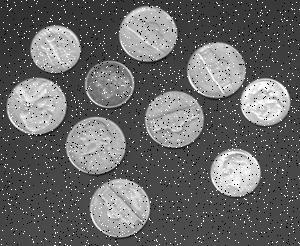
%> input picture Course 2 Practice Files/noisyCoins.jpg, 300 x 246 px
$ octave --eval "result = segmentImagecrack00146v1(imread('noisyCoins.jpg'));"   (GNU Octave 9; MATLAB toolbox functions it lacks are replaced by stand-ins)
%> lines starting %> are read from the running program, lines starting %| are printed output that depends on the picture; in (x1, y1, x2, y2) boxes, pixels count from 0 and x2, y2 are one past the last pixel; in counts of white or black regions, pixels touching at a corner belong together; the program's own positions count from 1
function [BW,maskedImage] = segmentImagecrack00146v1(X)
%segmentImage Segment image using auto-generated code from Image Segmenter app
%  [BW,MASKEDIMAGE] = segmentImage(X) segments image X using auto-generated
%  code from the Image Segmenter app. The final segmentation is returned in
%  BW, and a masked image is returned in MASKEDIMAGE.

% Auto-generated by imageSegmenter app on 09-Sep-2023
%----------------------------------------------------


% Threshold image with manual threshold
BW = im2gray(X) > 7.196000e+01;
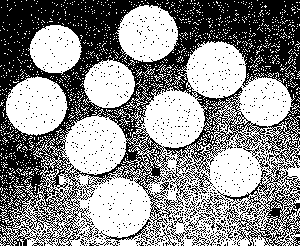
%> BW: size 246x300 logical; 55.6% white; 751 black regions (731 under 20 px), largest, box (x1, y1, x2, y2) and area: (0, 0, 300, 246) 30566, (99, 219, 152, 244) 187, (203, 201, 224, 217) 90

% Open mask with default
radius = 4;
decomposition = 0;
se = strel('disk', radius, decomposition);
BW = imopen(BW, se);
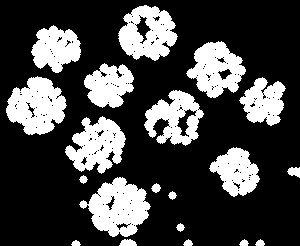
%> BW: size 246x300 logical; 26.7% white; 20 white regions, largest, box (x1, y1, x2, y2) and area: (79, 177, 151, 237) 2542, (6, 76, 67, 135) 2381, (118, 5, 178, 61) 2156

% Close mask with default
radius = 4;
decomposition = 0;
se = strel('disk', radius, decomposition);
BW = imclose(BW, se);
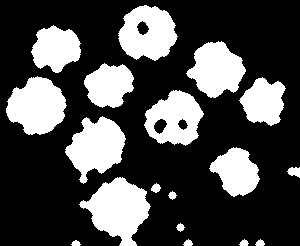
%> BW: size 246x300 logical; 28.9% white; 18 white regions, largest, box (x1, y1, x2, y2) and area: (79, 177, 151, 246) 2843, (6, 76, 67, 135) 2509, (65, 116, 126, 184) 2447

% Fill holes
BW = imfill(BW, 'holes');
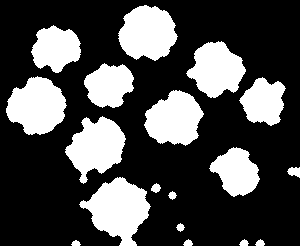
%> BW: size 246x300 logical; 29.3% white; 18 white regions, largest, box (x1, y1, x2, y2) and area: (79, 177, 151, 246) 2843, (6, 76, 67, 135) 2509, (65, 116, 126, 184) 2447

% Invert mask
BW = imcomplement(BW);

% Create masked image.
maskedImage = X;
%> maskedImage is the input picture: size 246x300 uint8; min 0, max 255, mean 104.2
maskedImage(~BW) = 0;
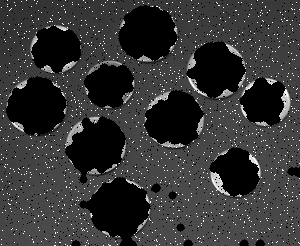
%> maskedImage: size 246x300 uint8; min 0, max 255, mean 52.7
end

$ run again, on Course 2 Practice Files/CoinsCounting.png
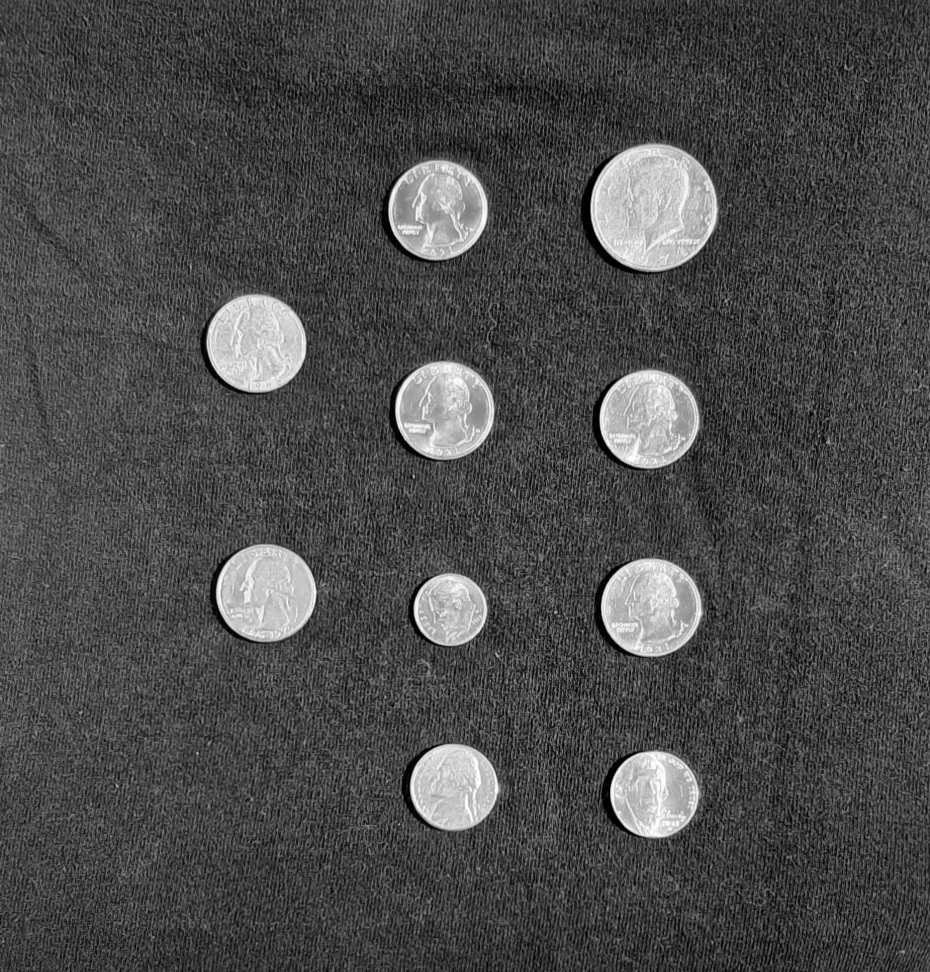
%> input picture Course 2 Practice Files/CoinsCounting.png, 930 x 972 px
%> in segmentImagecrack00146v1, `BW = im2gray(X) > 7.196000e+01;`:
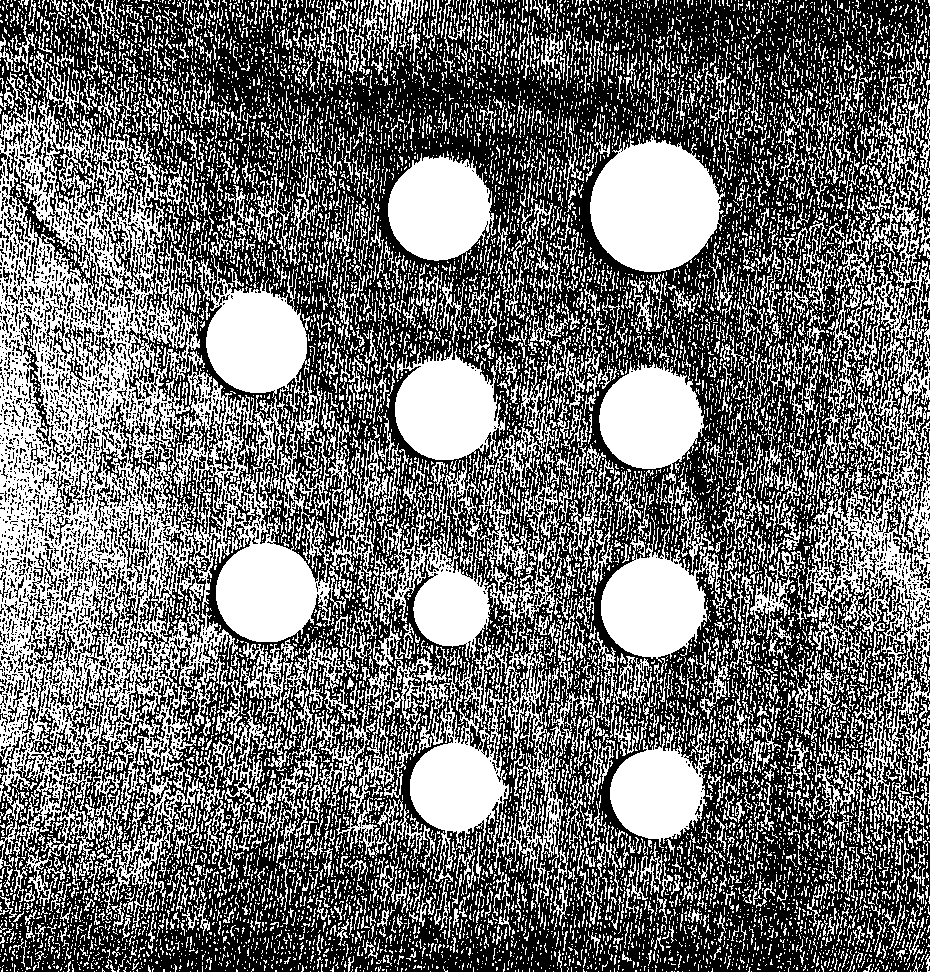
%> BW: size 972x930 logical; 43.1% white; 12944 white regions (11032 under 20 px), largest, box (x1, y1, x2, y2) and area: (0, 89, 346, 889) 92120, (807, 183, 930, 811) 19649, (590, 135, 725, 272) 13308
%> in segmentImagecrack00146v1, maskedImage is the input picture: size 972x930 uint8; min 0, max 255, mean 75.2
%> in segmentImagecrack00146v1, `maskedImage(~BW) = 0;`:
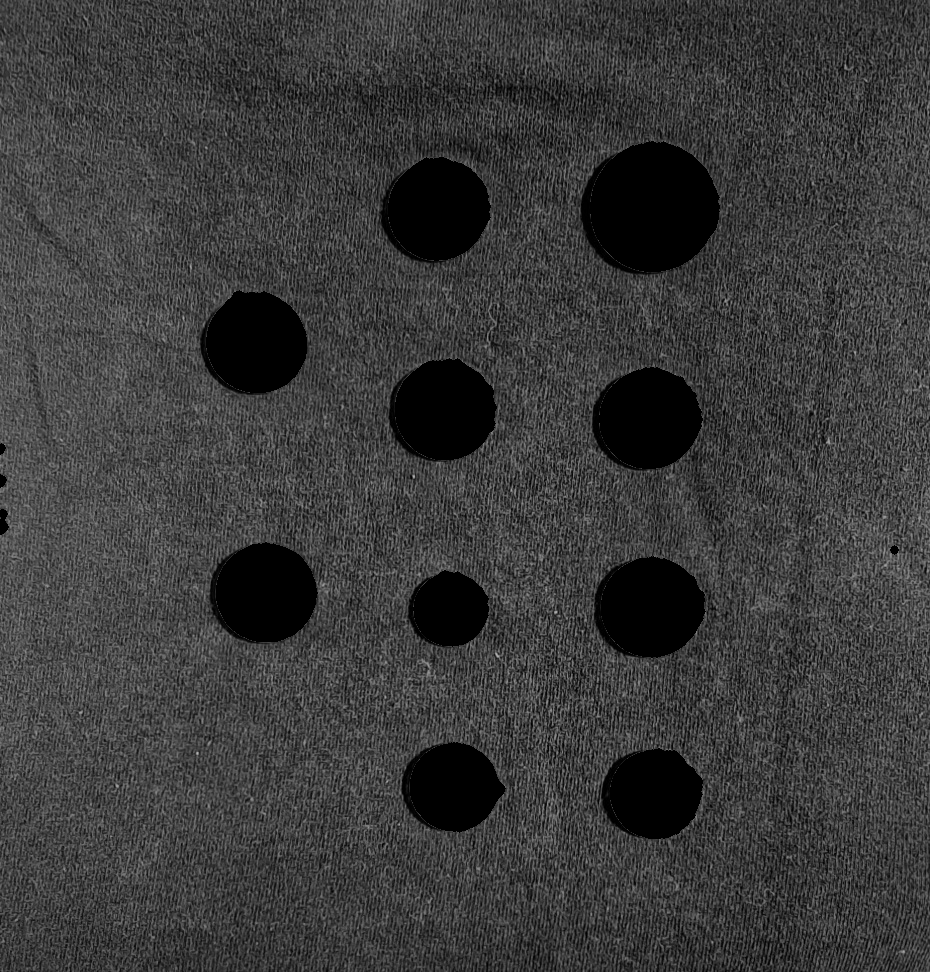
%> maskedImage: size 972x930 uint8; 8.72% of pixels changed, all inside (x1, y1, x2, y2) = (0, 141, 899, 839)
